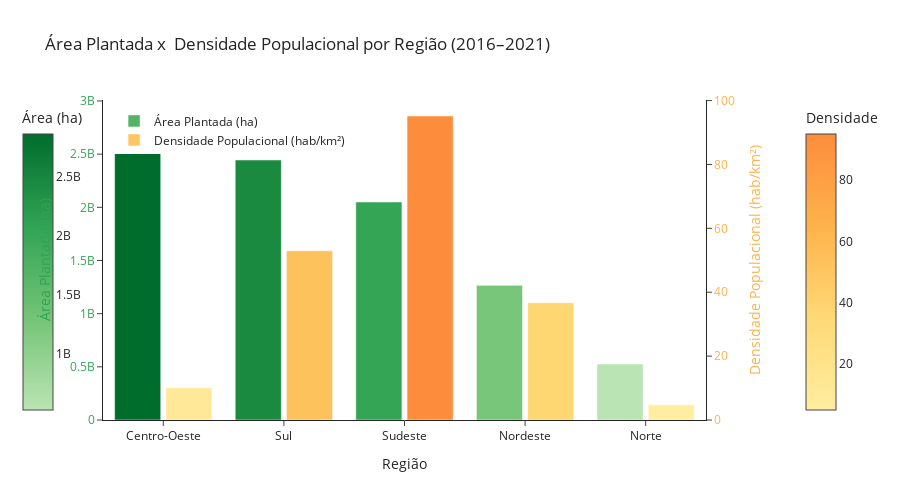

Write notebook code for a chart like this one.
### Markdown cell above
<a id="3"></a>
### 3 - Cidades com maior área cultivada têm menor densidade populacional?
#### Sim. A análise mostra que regiões com maior área cultivada, como o Centro-Oeste, tendem a ter baixa densidade populacional, indicando que a agricultura extensiva ocorre, predominantemente, em áreas menos urbanizadas. Por outro lado, regiões mais populosas, como o Sudeste, apresentam menor área plantada, reforçando o padrão inverso: alta densidade, pouca terra cultivada. Essa relação não é absoluta, mas o gráfico evidencia uma tendência clara de que áreas com grande atividade agrícola têm, em média, menos pessoas por quilômetro quadrado, refletindo os modelos de uso do solo e ocupação territorial no Brasil.

### Code cell
# 1. Carregar os dados
df = pd.read_csv("dataFrame/BrStatsAtualizada.csv", sep=';', low_memory=False)

# 2. Tratar colunas numéricas
df['Populacao'] = df['Populacao'].astype(str).str.replace('.', '', regex=False).str.replace(',', '.', regex=False).astype(float)
df['Area'] = df['Area'].astype(str).str.replace('.', '', regex=False).str.replace(',', '.', regex=False).astype(float)
df['AreaPlantada_h'] = df['AreaPlantada_h'].astype(str).str.replace('.', '', regex=False).str.replace(',', '.', regex=False).astype(float)

# 3. Calcular densidade populacional
df['DensidadePopulacional'] = df['Populacao'] / df['Area']

# 4. Agregar por região
df_regiao = df.groupby('Regiao').agg({
    'AreaPlantada_h': 'sum',
    'Populacao': 'sum',
    'Area': 'sum'
}).reset_index()

# Recalcular densidade populacional
df_regiao['DensidadePopulacional'] = df_regiao['Populacao'] / df_regiao['Area']
df_regiao = df_regiao.sort_values(by='AreaPlantada_h', ascending=False)

# 5. Criar gradientes de cor
# Gradiente verde (escuro → claro) para Área Plantada
cores_area = ['#bae4b3','#74c476','#31a354','#006d2c']  # Tons de verde
# Gradiente amarelo (escuro → claro) para Densidade
cores_densidade = ['#ffeda0', '#fed976', '#feb24c', '#fd8d3c']  # Tons de amarelo/laranja

# 6. Criar gráfico de barras agrupadas
fig = go.Figure()

# Área Plantada (eixo Y esquerdo) - Gradiente verde
fig.add_trace(go.Bar(
    x=df_regiao['Regiao'],
    y=df_regiao['AreaPlantada_h'],
    name='Área Plantada (ha)',
    marker=dict(
        color=df_regiao['AreaPlantada_h'],
        colorscale=cores_area,
        colorbar=dict(title='Área (ha)', x=-0.15),
        cmin=df_regiao['AreaPlantada_h'].min(),
        cmax=df_regiao['AreaPlantada_h'].max()
    ),
    yaxis='y1',
    offsetgroup=1
))

# Densidade Populacional (eixo Y direito) - Gradiente amarelo
fig.add_trace(go.Bar(
    x=df_regiao['Regiao'],
    y=df_regiao['DensidadePopulacional'],
    name='Densidade Populacional (hab/km²)',
    marker=dict(
        color=df_regiao['DensidadePopulacional'],
        colorscale=cores_densidade,
        colorbar=dict(title='Densidade', x=1.15),
        cmin=df_regiao['DensidadePopulacional'].min(),
        cmax=df_regiao['DensidadePopulacional'].max()
    ),
    yaxis='y2',
    offsetgroup=2
))

# 7. Layout com barras lado a lado
fig.update_layout(
    title='Área Plantada x  Densidade Populacional por Região (2016–2021)',
    xaxis=dict(title='Região'),
    yaxis=dict(
        title=dict(text='Área Plantada (ha)', font=dict(color='#31a354')),
        tickfont=dict(color='#31a354'),
        side='left'
    ),
    yaxis2=dict(
        title=dict(text='Densidade Populacional (hab/km²)', font=dict(color='#feb24c')),
        tickfont=dict(color='#feb24c'),
        overlaying='y',
        side='right'
    ),
    barmode='group',
    bargap=0.15,
    bargroupgap=0.1,
    legend=dict(x=0.02, y=0.98),
    template='simple_white',
    height=500,
    width=900,
    margin=dict(l=50, r=150)  # Margem maior para as colorbars
)

fig.show()

### Figure 1 — Plotly figure (JSON) as saved in the notebook; plotly's stock layout.template omitted (floating-point values rounded to 4 significant figures)
{"data": [{"marker": {"cmax": 2858753910, "cmin": 526170000, "color": [2859000000.0, 2445000000.0, 2050000000.0, 1266000000.0, 526200000.0], "colorbar": {"title": {"text": "Área (ha)"}, "x": -0.15}, "colorscale": [[0, "#bae4b3"], [0.3333, "#74c476"], [0.6667, "#31a354"], [1, "#006d2c"]]}, "name": "Área Plantada (ha)", "offsetgroup": "1", "type": "bar", "x": ["Centro-Oeste", "Sul", "Sudeste", "Nordeste", "Norte"], "y": [2859000000.0, 2445000000.0, 2050000000.0, 1266000000.0, 526200000.0], "yaxis": "y"}, {"marker": {"cmax": 95.17, "cmin": 4.74, "color": [10.06, 52.98, 95.17, 36.73, 4.74], "colorbar": {"title": {"text": "Densidade"}, "x": 1.15}, "colorscale": [[0, "#ffeda0"], [0.3333, "#fed976"], [0.6667, "#feb24c"], [1, "#fd8d3c"]]}, "name": "Densidade Populacional (hab/km²)", "offsetgroup": "2", "type": "bar", "x": ["Centro-Oeste", "Sul", "Sudeste", "Nordeste", "Norte"], "y": [10.06, 52.98, 95.17, 36.73, 4.74], "yaxis": "y2"}], "layout": {"bargap": 0.15, "bargroupgap": 0.1, "barmode": "group", "height": 500, "legend": {"x": 0.02, "y": 0.98}, "margin": {"l": 50, "r": 150}, "title": {"text": "Área Plantada x  Densidade Populacional por Região (2016–2021)"}, "width": 900, "xaxis": {"title": {"text": "Região"}}, "yaxis": {"side": "left", "tickfont": {"color": "#31a354"}, "title": {"font": {"color": "#31a354"}, "text": "Área Plantada (ha)"}}, "yaxis2": {"overlaying": "y", "side": "right", "tickfont": {"color": "#feb24c"}, "title": {"font": {"color": "#feb24c"}, "text": "Densidade Populacional (hab/km²)"}}}}
